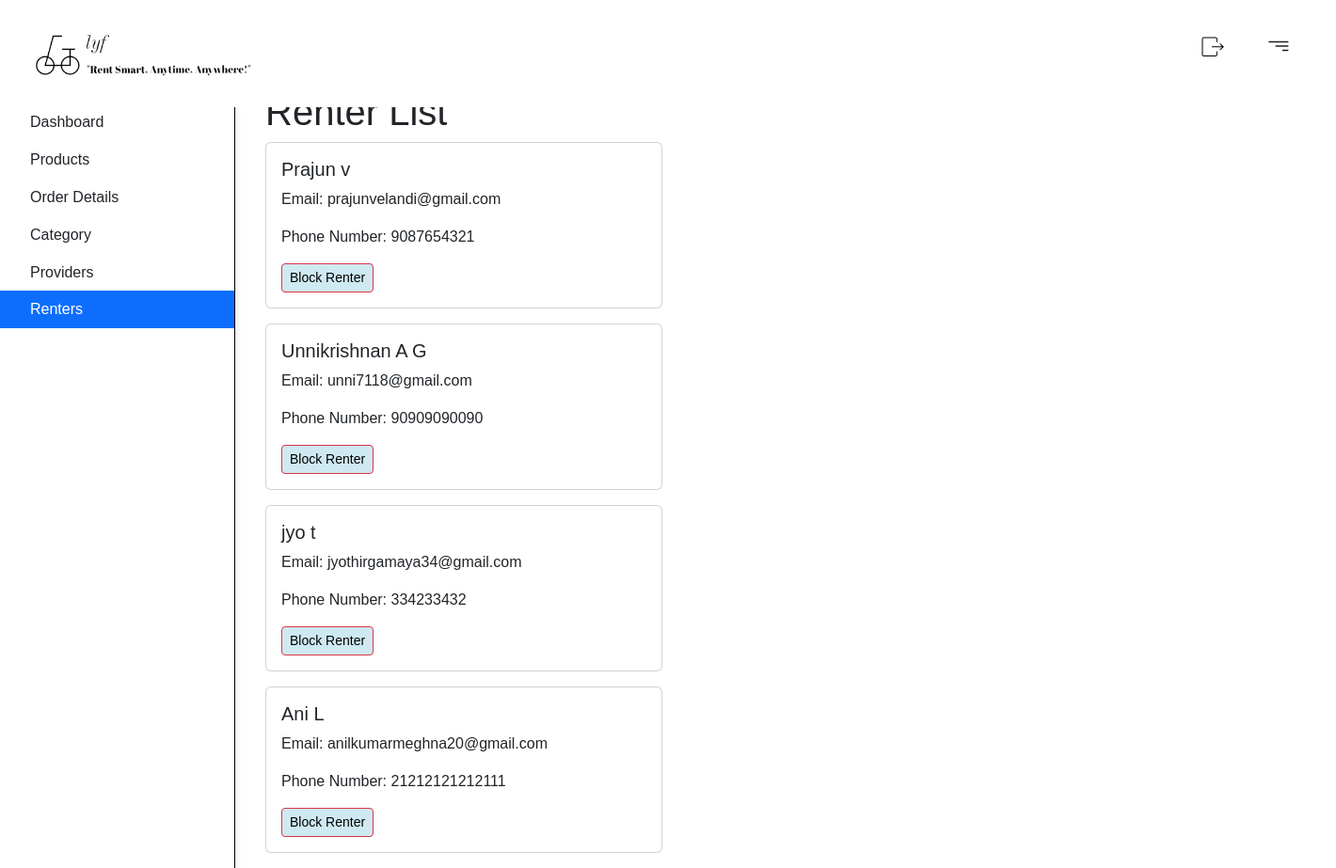
The app's page /renterList, older data.
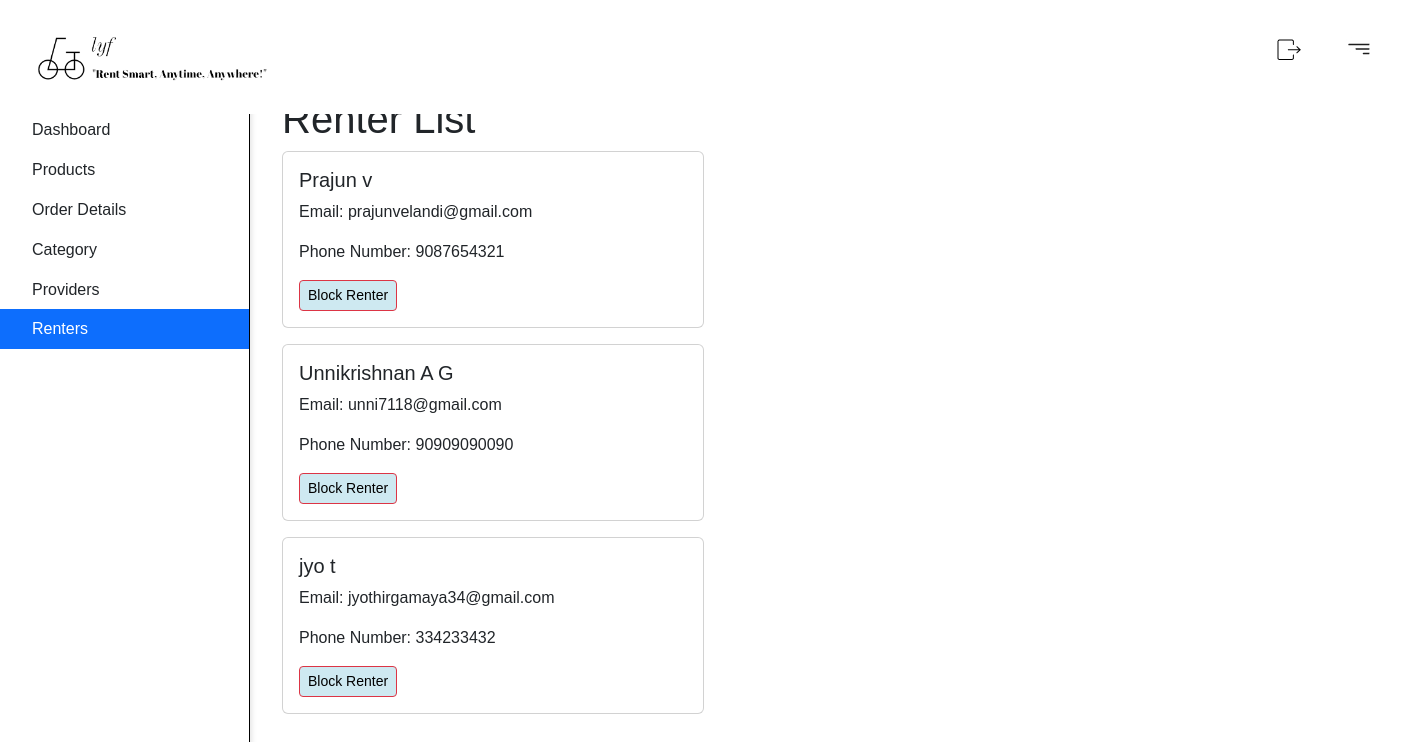
The same page, newer data.
### user/models.py (models this page shows, shortened)
class CustomUser(AbstractBaseUser, PermissionsMixin):
    phone_number_validator = RegexValidator(
        regex=r'^\d{1,15}$',  # This regex allows 1 to 15 digits
        message='Phone number must contain only digits.',
        code='invalid_phone_number'
    )
    email = models.EmailField(unique=True)
    first_name = models.CharField(max_length=30)
    last_name = models.CharField(max_length=30,null=True)
    phone_number = models.CharField(
        max_length=15,
        blank=True,
        null=True,
        validators=[phone_number_validator]
    )
    is_active = models.BooleanField(default=True)
    is_staff = models.BooleanField(default=False)
    date_joined = models.DateTimeField(default=timezone.now)
    objects = CustomUserManager()
    USERNAME_FIELD = 'email'
    REQUIRED_FIELDS = ['first_name', 'last_name','phone_number']
    def get_full_name(self):
        return f"{self.first_name} {self.last_name}"
    class Meta:
        verbose_name = 'User'
        verbose_name_plural = 'Users'

### adminPanel/views.py (the view)
# urls.py: path('renterList',views.renterList,name='renterList'),
def renterList(request):
    renter=CustomUser.objects.all().exclude(is_staff=True)
    return render(request,'adminPanel/renterList.html',{'renter':renter})

### templates/adminPanel/renterList.html (shortened to what this page needs)
{% extends 'adminPanel/adminPanel.html' %}
{% block content %}
<div id="sidebarMenu" class="sidebar bg-white">
    <div class="position-sticky">
        <div class="list-group list-group-flush">
            <a href="{% url 'adminPanel:adminPanel' %}" class="list-group-item list-group-item-action py-2 ripple">
                <span>Dashboard</span>
            </a>
            <a href="{% url 'adminPanel:adminProducts' %}" class="list-group-item list-group-item-action py-2 ripple">
                <span>Products</span>
            </a>
            <a href="#" class="list-group-item list-group-item-action py-2 ripple">
                <span>Order Details</span>
            </a>
            <a href="{% url 'adminPanel:adminCategory' %}" class="list-group-item list-group-item-action py-2 ripple">
                <span>Category</span>
            </a>
            <a href="{% url 'adminPanel:providerList' %}" class="list-group-item list-group-item-action py-2 ripple">
                <span>Providers</span>
            </a>
            <a href="{% url 'adminPanel:renterList' %}" class="list-group-item list-group-item-action py-2 ripple active">
                <span>Renters</span>
            </a>
        </div>
    </div>
</div>
<div id="content" class="container" style="margin-top: 15px;">
</div>
<div class="container mt-4" style="margin-left: 270px;">
    <h1 class="text-2xl">Renter List</h1>
    {% if renter %}
        {% for user in renter %}
            <div class="card mb-3">
                <div class="card-body">
                    <h5 class="card-title">{{ user.get_full_name }}</h5>
                    <p class="card-text">Email: {{ user.email }}</p>
                    <p class="card-text">Phone Number: {{ user.phone_number }}</p>
                    <form method="post" action="{% url 'adminPanel:blockUnblockUserRenter' user.id %}" class="d-inline">
                        {% if user.is_active %}
                            <button type="submit" class="btn btn-danger btn-sm">Block Renter</button>
                        {% else %}
                            <button type="submit" class="btn btn-success btn-sm">Unblock Renter</button>
                        {% endif %}
                    </form>
                </div>
            </div>
        {% endfor %}
    {% else %}
        <div class="alert alert-info mt-4">
            No Renters found.
        </div>
    {% endif %}
</div>
{% endblock %}

Row changes from the older to the newer data that the page shows:
no longer on this page (row edited): CustomUser: get_full_name "Ani L", email "anilkumarmeghna20@gmail.com", phone_number "21212121212111", is_active "Block Renter"
